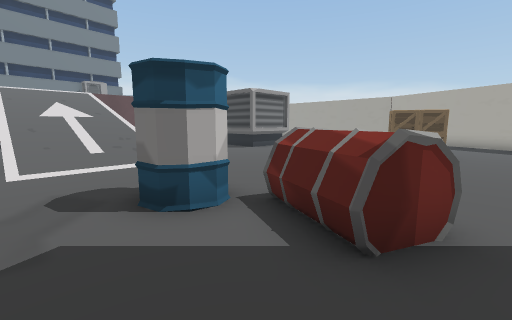
[1] (above)

19 first-person views from a walk through a 3-D level made in the Unity game engine. The camera is 1.2 m above the floor, tilts 8° down and sees 90° across. The floor is counted in squares, 1 m on a side. Each view is taken from the middle of a square. On the plan, view 1 faces up. The plan holds only what a view shows up to about 12 squares ahead; the rest is blank. The place goes on beyond the plan. The player is left out.

[2]
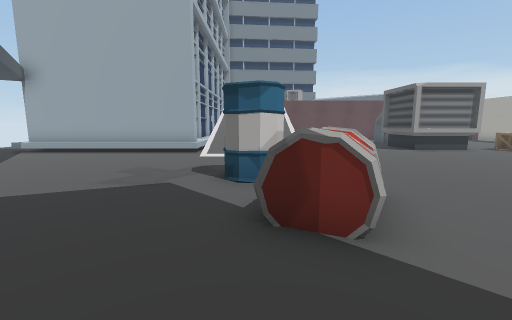

[3]
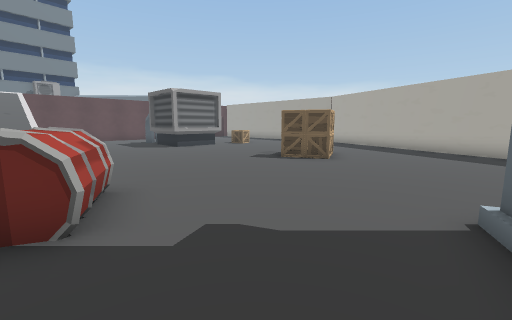

[4]
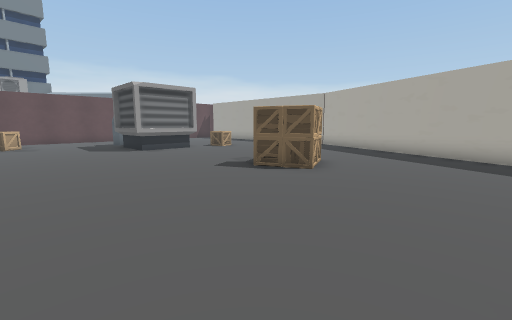

[5]
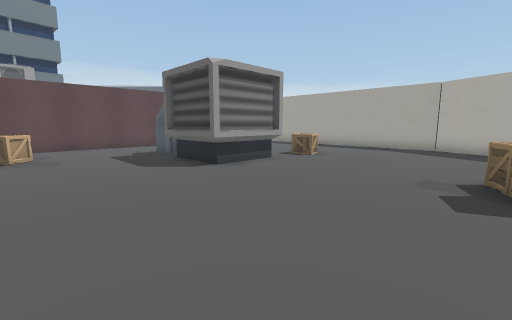

[6]
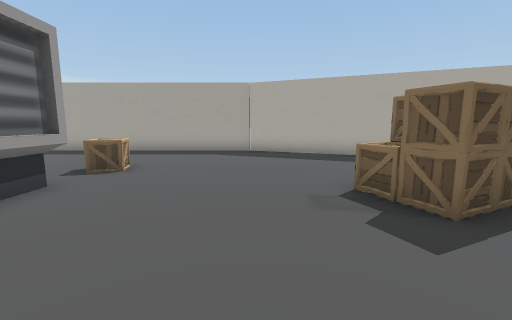

[7]
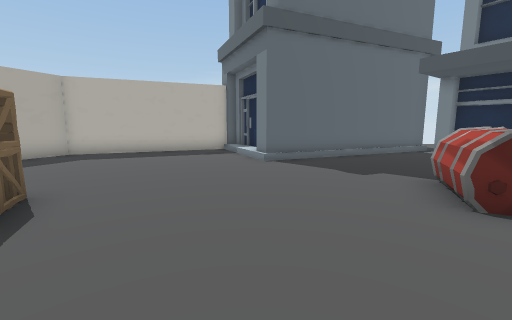

[8]
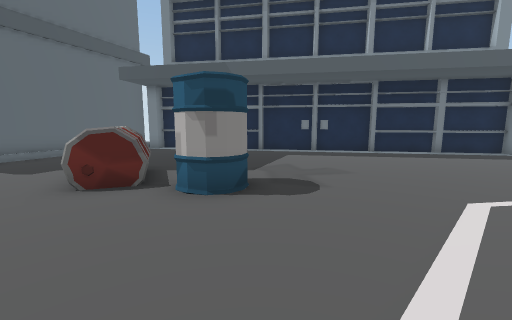

[9]
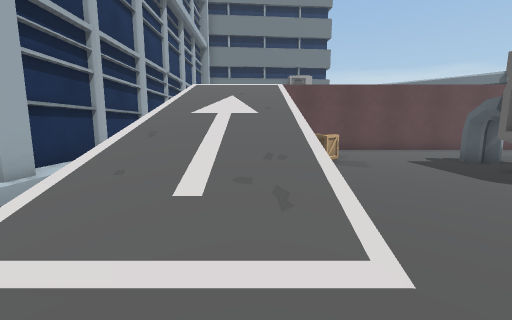

[10]
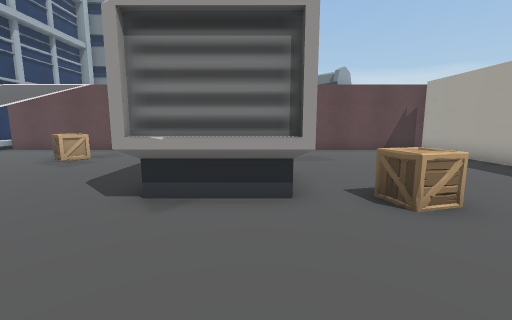

[11]
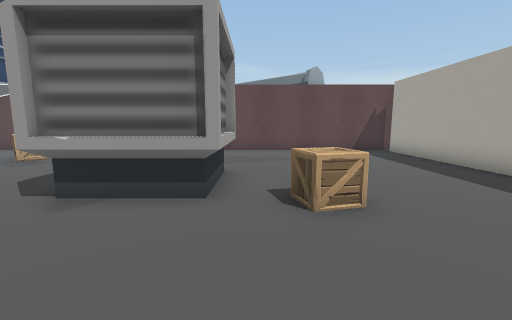

[12]
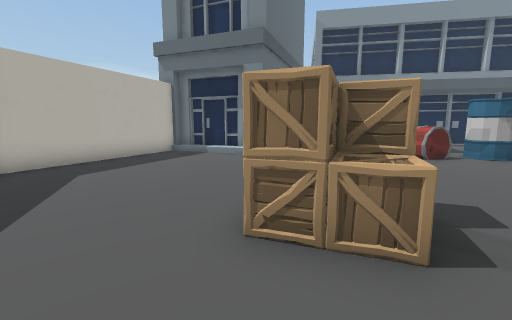

[13]
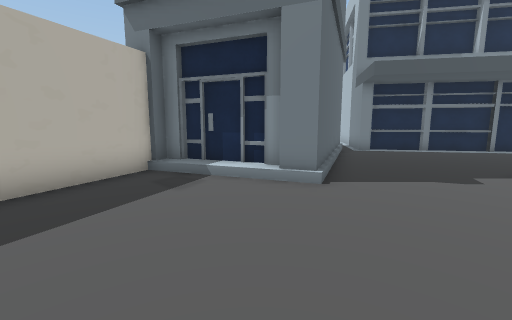

[14]
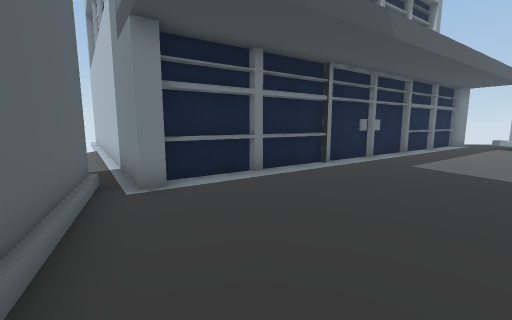

[15]
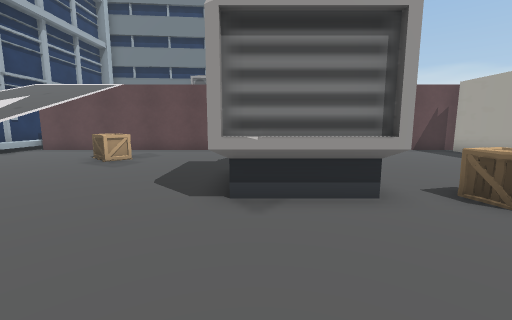

[16]
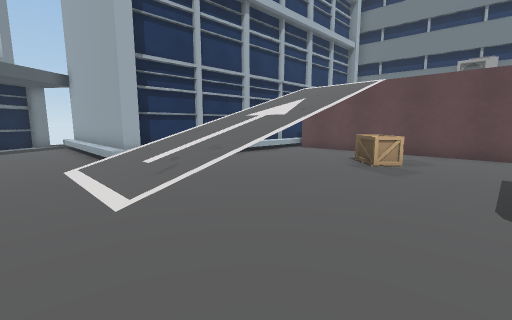

[17]
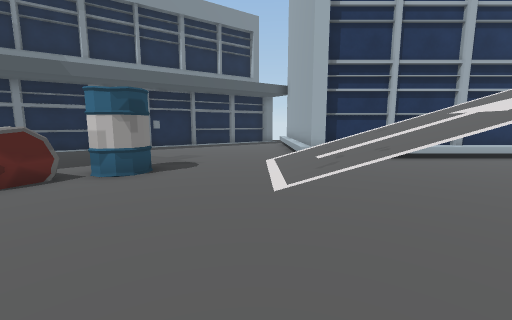

[18]
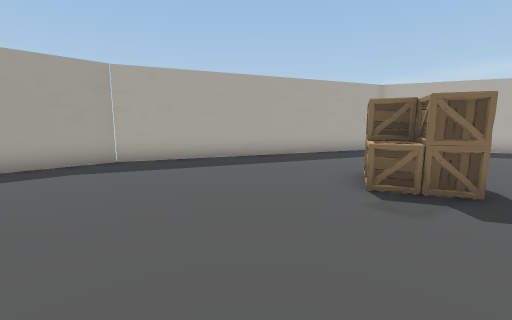

[19]
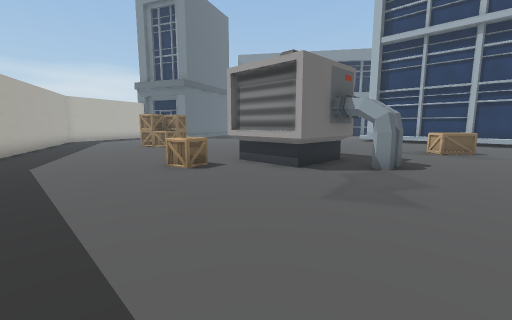

### Floor plan
Key: @ floor where view 1 was taken; # wall or solid block; . floor; / step, stairs or slope; = window, fence, low wall or low ledge; O other object.
Columns run from 13 left of view 1 to 13 right of it. Each row starts with its distance up from view 1.
 25             ####
 24            ##..##
 23           ##....##
 22          ##......##
 21         ##........##
 20        ##..........##
 19       ##............##
 18      ##..............##
 17     ##....####..O.....##
 16    ##.....#####.O......#
 15   ##.......####........##
 14  ##...OO....###.........#
 13 ##....#.................#
 12 #..... /................##
 11 ##....///..........O.....#
 10  ##../////........OOO....##
  9   ## //////.......OOO.....#
  8    ###/////...............#
  7     ##=///................#
  6      ##//.................#
  5     ##/.....O............##
  4    ##/.....OOOOO.........#
  3   ##/.........OO.........#
  2  ##/..........O.....##//##
  1 /#/................######
  0 .............@.....#
 -1  #................##
 -2  ######...........#
 -3       #######.....#
 -4             #######

Positions as (right, up) in squares from view 1, and headings:
1: (0, 0), facing up
2: (3, 0), facing up-left
3: (4, 0), facing up
4: (5, 2), facing up
5: (1, 6), facing up
6: (1, 9), facing up-right
7: (1, 9), facing down-right
8: (-2, 9), facing down
9: (-2, 6), facing up-left
10: (4, 12), facing up-left
11: (5, 13), facing up-left
12: (7, 13), facing down
13: (8, 8), facing down
14: (5, 1), facing down-left
15: (3, 11), facing up-left
16: (1, 10), facing left
17: (1, 11), facing down-left
18: (1, 13), facing right
19: (1, 24), facing down
